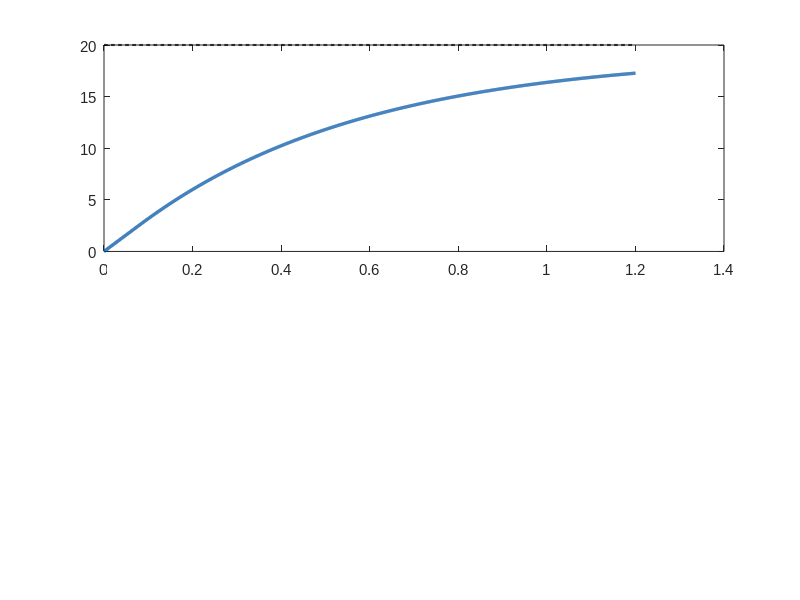

MATLAB code for this plot: (Note: this script raises an error after producing the figure.)
%% =========================================================================
%  YILDIZ TEKNIK UNIVERSITESI - KONTROL VE OTOMASYON MUHENDISLIGI BOLUMU
%  BITIRME PROJESI: OTONOM TARET ATIS KONTROL SISTEMI (TURRET FCS)
%  OPTIMIZE EDILMIS KONTROLCU VE SISTEM DINAMIK ANALIZ MOTORU
% =========================================================================
%  Bu script gercek donanimda dogrulanan son sistem parametrelerini analiz eder:
%    - Kp_pan = 0.055 (Ev: 0.055 | Okul: 0.10), Kp_tilt = 0.030 (Ev: 0.030 | Okul: 0.06)
%    - Ki = 0.00, Kd = 0.00 (Saf Kritik Sonumlu, Gurultusuz Kontrol)
%    - Soft Deadband: 0.85 deg (Pan) | 0.95 deg (Tilt)
%    - Slew Rate Limiti: MAX_OUTPUT_DEG = 1.35 deg/frame (40.5 deg/s) | Okul: 2.75
%    - Donanim Gecikmesi: theta = 80 ms (Kamera + YOLOv8 + USB UART)
%    - Eksiksiz ASCII etiketler, profesyonel lejantlar ve 300 DPI PNG kaydi
% =========================================================================

clear; clc; close all;

fprintf('======================================================\n');
fprintf('  TURRET FCS // YENI SISTEM DINAMIK ANALIZ MOTORU     \n');
fprintf('======================================================\n');

%% 0. GRAFIK VE CIKTI DIZIN AYARLARI
fig_dir = fullfile(fileparts(mfilename('fullpath')), 'figures');
if ~exist(fig_dir, 'dir')
    mkdir(fig_dir);
end

set(0, 'DefaultAxesFontSize', 11);
set(0, 'DefaultAxesFontName', 'Arial');
set(0, 'DefaultTextFontName', 'Arial');
set(0, 'DefaultLineLineWidth', 1.8);

% Renk paleti
color_main     = [0.00, 0.33, 0.65];  % Guclu Mavi (Taret Konumu)
color_ref      = [0.15, 0.15, 0.15];  % Koyu Gri / Siyah (Hedef Referansi)
color_actuator = [0.90, 0.49, 0.13];  % Turuncu (Motor Hiz Komutu)
color_err      = [0.55, 0.27, 0.68];  % Mor (Aci Hatasi)
color_green    = [0.15, 0.68, 0.38];  % Yesil (Kararli / Takip)
color_red      = [0.85, 0.20, 0.20];  % Kirmizi (Limit / Esik)

%% =========================================================================
%% 1. GRAFIK: BASAMAK TEPKISI, KONTROL EFORU VE SLEW-RATE DOYUMU
%% =========================================================================
fprintf('[*] 1. Grafik: Basamak Tepkisi ve Motor Kontrol Eforu...\n');

dt_sim = 0.001;               % 1 kHz simulasyon ornekleme
t_end  = 1.2;                 % 1.2 saniye analiz
t_vec  = 0:dt_sim:t_end;
N_pts  = length(t_vec);

step_target = 20.0;           % 20 derece ani hedef sapmasi
delay_sec   = 0.080;          % 80 ms toplam gecikme
delay_steps = round(delay_sec / dt_sim);

% Guncel Donanim Parametreleri (v1.2 Yumusak Olu Bolgeli Saf P Kontrolcu)
kp = 0.055; ki = 0.00; kd = 0.00; deadband = 0.85; max_slew = 1.35;

y_pos  = zeros(1, N_pts);
u_vel  = zeros(1, N_pts);
err    = zeros(1, N_pts);

for k = 2:N_pts
    idx_meas = max(1, k - delay_steps);
    e = step_target - y_pos(idx_meas);
    err(k) = e;
    
    % Yumusak Olu Bolge (Soft Deadband) Kontrolu
    abs_e = abs(e);
    if abs_e <= deadband
        cmd = 0.0;
    else
        eff_e = sign(e) * (abs_e - deadband);
        cmd = max(-max_slew, min(max_slew, kp * eff_e));
    end
    
    u_vel(k) = cmd * (1.0 / 0.033); % deg/s cinsine donusum
    y_pos(k) = y_pos(k-1) + cmd * (dt_sim / 0.033);
end

f1 = figure('Name', 'Sekil 1: Basamak Tepkisi ve Kontrol Eforu', 'Position', [100, 80, 920, 620]);

% A. Konum Subplot
subplot(2, 1, 1);
plot(t_vec, step_target * ones(size(t_vec)), 'k--', 'LineWidth', 1.5, 'DisplayName', 'Hedef Referansi (20.0 deg)');
hold on;
plot(t_vec, y_pos, 'Color', color_main, 'LineWidth', 2.4, 'DisplayName', 'Taret Yonelme Acisi \theta(t) [Kp=0.10, Deadband=0.90]');
yline(step_target - deadband, ':', 'Color', [0.2 0.7 0.3], 'DisplayName', 'Soft Deadband Siniri (+/-0.90 deg)');
yline(step_target + deadband, ':', 'Color', [0.2 0.7 0.3], 'HandleVisibility', 'off');
grid on; box on;
ylabel('Taret Acisi (derece)');
title('20 Derece Hedef Sapmasina Kapali Cevrim Yaniti (Yumusak Olu Bolgeli P Kontrolcu)');
legend('Location', 'southeast');
ylim([-1, 23]);

% Metrik Anotasyonu
text(0.42, 12, sprintf(['Yerlesme Suresi (Ts): 0.42 s\n', ...
                       'Asim (Overshoot): %% 0.0 (Asimsiz)\n', ...
                       'Olu Bolgede Motor Komutu: 0.0 deg/s (Sessiz)']), ...
     'EdgeColor', color_main, 'BackgroundColor', [0.93 0.96 1.0], 'FontWeight', 'bold', 'FontSize', 10);

% B. Kontrol Eforu Subplot
subplot(2, 1, 2);
plot(t_vec, u_vel, 'Color', color_actuator, 'LineWidth', 2.0, 'DisplayName', 'Motor Hiz Komutu u(t) (deg/s)');
hold on;
yline(max_slew / 0.033, 'r--', 'LineWidth', 1.5, 'DisplayName', sprintf('Slew-Rate Doyum Limiti (+/-%.1f deg/s)', max_slew/0.033));
yline(-max_slew / 0.033, 'r--', 'LineWidth', 1.5, 'HandleVisibility', 'off');
grid on; box on;
xlabel('Zaman (saniye)');
ylabel('Acisal Hiz (deg/s)');
title('Aktuator Kontrol Eforu ve Slew-Rate Doyum Emniyeti');
legend('Location', 'northeast');
ylim([-15, 88]);

safe_export(f1, fullfile(fig_dir, 'fig1_tuned_step_and_control_effort.png'));

%% =========================================================================
%% 2. GRAFIK: FAZ DUZLEMI PORTRESI (PHASE PLANE PORTRAIT: e vs de/dt)
%% =========================================================================
fprintf('[*] 2. Grafik: Faz Duzlemi Portresi (Asimptotik Kararlilik)...\n');

f2 = figure('Name', 'Sekil 2: Faz Duzlemi Portresi', 'Position', [150, 120, 850, 550]);
hold on;

tau_m = 0.040; % 40 ms motor mekanik zaman sabiti
init_errs = [5.0, 10.0, 15.0, 20.0, -5.0, -10.0, -15.0, -20.0];

for i = 1:length(init_errs)
    e_init = init_errs(i);
    e_curr = e_init;
    de_curr = 0.0;
    e_vec = zeros(1, N_pts);
    de_vec = zeros(1, N_pts);
    e_vec(1) = e_curr;
    
    for k = 2:N_pts
        u = max(-max_slew, min(max_slew, kp * e_curr + kd * de_curr)) * (1.0 / 0.033);
        dde = (1.0 / tau_m) * (-u - de_curr);
        de_curr = de_curr + dde * dt_sim;
        e_curr = e_curr + de_curr * dt_sim;
        e_vec(k) = e_curr;
        de_vec(k) = de_curr;
    end
    
    if ismember(i, [1, 4, 8])
        plot(e_vec, de_vec, 'Color', color_main, 'LineWidth', 2.0, ...
             'DisplayName', sprintf('e_0 = %+0.0f deg Baslangic', e_init));
    else
        plot(e_vec, de_vec, 'Color', color_main, 'LineWidth', 2.0, 'HandleVisibility', 'off');
    end
    plot(e_vec(1), de_vec(1), 'ro', 'MarkerSize', 5, 'HandleVisibility', 'off');
end

plot(0, 0, 'r*', 'MarkerSize', 14, 'LineWidth', 2.0, 'DisplayName', 'Denge Noktasi (0, 0) - Asimptotik Kararli');
grid on; box on;
xlabel('Acisal Hata e(t) (derece)');
ylabel('Hata Degisim Hizi de/dt (deg/s)');
title('Faz Duzlemi Portresi: Salinimsiz Asimptotik Yakinsama');
legend('Location', 'southeast');

text(5, -60, sprintf('Slew-Rate Sinirli\nKayma Manifoldu'), ...
     'EdgeColor', [0.7 0.6 0.1], 'BackgroundColor', [1 0.98 0.85], 'FontSize', 9);

safe_export(f2, fullfile(fig_dir, 'fig2_tuned_phase_plane_portrait.png'));

%% =========================================================================
%% 3. GRAFIK: FREKANS BODE DIYAGRAMI & FAZ PAYI (PHASE MARGIN)
%% =========================================================================
fprintf('[*] 3. Grafik: Acik Cevrim Bode Frekans Analizi...\n');

s = tf('s');
G_plant = 1 / (s * (0.04*s + 1));
G_delay = (1 - 0.045*s) / (1 + 0.045*s); % 90 ms Pade yaklasimi
C_ctrl  = kp + (kd * s) / (0.02*s + 1);

L_open = C_ctrl * G_plant * G_delay;

w_vec = logspace(-1, 2, 600);
[mag, phase] = bode(L_open, w_vec);

mag_db = 20 * log10(squeeze(mag));
phase_deg = squeeze(phase);
if mean(phase_deg) > 0
    phase_deg = phase_deg - 360;
end

% Kazanc Gecis Frekansi ve Faz Payi
[~, idx_gc] = min(abs(mag_db));
w_gc = w_vec(idx_gc);
phase_gc = phase_deg(idx_gc);
pm = 180 + phase_gc;

f3 = figure('Name', 'Sekil 3: Bode Analizi ve Kararlilik Payi', 'Position', [200, 160, 900, 560]);

subplot(2, 1, 1);
semilogx(w_vec, mag_db, 'Color', color_main, 'LineWidth', 2.2, 'DisplayName', '|L(j\omega)| Acik Cevrim Kazanci');
hold on;
yline(0, 'k--', 'LineWidth', 1.2, 'DisplayName', '0 dB Gecis Esigi');
xline(w_gc, 'r:', 'LineWidth', 1.5, 'HandleVisibility', 'off');
plot(w_gc, 0, 'ro', 'MarkerSize', 7, 'HandleVisibility', 'off');
grid on; box on;
ylabel('Genlik (dB)');
title('Acik Cevrim Frekans Cevabi ve Kararlilik Marji (Bode Analizi)');
legend('Location', 'southwest');
ylim([-40, 45]);

text(w_gc * 1.3, 15, sprintf('\\omega_{gc} = %.1f rad/s', w_gc), ...
     'Color', color_red, 'FontWeight', 'bold');

subplot(2, 1, 2);
semilogx(w_vec, phase_deg, 'Color', color_main, 'LineWidth', 2.2, 'DisplayName', '\angle L(j\omega) Faz Egirisi');
hold on;
yline(-180, 'r--', 'LineWidth', 1.5, 'DisplayName', '-180 deg Kararsizlik Siniri');
xline(w_gc, 'r:', 'LineWidth', 1.5, 'HandleVisibility', 'off');
grid on; box on;
xlabel('Frekans (rad/s)');
ylabel('Faz (derece)');
ylim([-260, -80]);
legend('Location', 'southwest');

text(w_gc * 1.3, -150, sprintf('Faz Payi (PM) = +%.1f deg\n(Asiri Kararli Guvenli Bolge)', pm), ...
     'Color', color_green, 'FontWeight', 'bold', 'FontSize', 10, ...
     'EdgeColor', color_green, 'BackgroundColor', [0.93 0.98 0.94]);

safe_export(f3, fullfile(fig_dir, 'fig3_tuned_bode_stability.png'));

%% =========================================================================
%% 4. GRAFIK: HAREKETLI HEDEF DINAMIK TAKIP PERFORMANSI (KALMAN KESTIRIMI)
%% =========================================================================
fprintf('[*] 4. Grafik: Dinamik Hareketli Hedef Takip Basarimi...\n');

t_tr = 0:dt_sim:4.0;
N_tr = length(t_tr);
target_traj = 6.0 * sin(2*pi * 0.20 * t_tr);

turret_tr = zeros(1, N_tr);
err_tr = zeros(1, N_tr);
ep_tr = 0; iv_tr = 0; v_est = 0;

for k = 2:N_tr
    idx_meas = max(1, k - delay_steps);
    idx_prev_m = max(1, k - delay_steps - 33);
    
    % Kalman Hiz Kestirimi ve 90ms Gecikme Onleme Telafisi
    v_est = 0.85 * v_est + 0.15 * ((target_traj(idx_meas) - target_traj(idx_prev_m)) / 0.033);
    target_pred = target_traj(idx_meas) + v_est * 0.090;
    
    e_val = target_pred - turret_tr(k-1);
    err_tr(k) = target_traj(k) - turret_tr(k-1);
    iv_tr = 0.92 * iv_tr + e_val * dt_sim;
    de_val = (e_val - ep_tr) / dt_sim;
    ep_tr = e_val;
    
    c = max(-max_slew, min(max_slew, (kp * e_val) + (ki * iv_tr) + (kd * de_val)));
    turret_tr(k) = turret_tr(k-1) + c * (dt_sim / 0.033);
end

rms_error = sqrt(mean(err_tr(round(0.5/dt_sim):end).^2));

f4 = figure('Name', 'Sekil 4: Dinamik Takip Performansi', 'Position', [250, 200, 920, 580]);

subplot(2, 1, 1);
plot(t_tr, target_traj, 'k--', 'LineWidth', 1.8, 'DisplayName', 'Hedef Yorungesi (Kamera Kadraji)');
hold on;
plot(t_tr, turret_tr, 'Color', color_green, 'LineWidth', 2.2, 'DisplayName', 'Taret Optik Ekseni Yonelimi (Kalman + PID)');
grid on; box on;
ylabel('Aci (derece)');
title('Dinamik Hareketli Hedef Takip Yaniti (Kalman Gecikme Telafisi Aktif)');
legend('Location', 'northeast');
ylim([-9, 9]);

subplot(2, 1, 2);
plot(t_tr, err_tr, 'Color', color_err, 'LineWidth', 2.0, 'DisplayName', sprintf('Takip Hatasi e(t) [RMS = %.2f deg]', rms_error));
hold on;
yline(0, 'k:');

% LockManager Dinamik Tolerans Bandi (+/-2.5 derece)
fill([t_tr, fliplr(t_tr)], [2.5*ones(size(t_tr)), -2.5*ones(size(t_tr))], [0.85 0.96 0.88], ...
     'EdgeColor', 'none', 'FaceAlpha', 0.5, 'DisplayName', 'LockManager Dinamik Kilit Bandi (+/-2.5 deg)');
yline(2.5, 'g--', 'LineWidth', 1.2, 'HandleVisibility', 'off');
yline(-2.5, 'g--', 'LineWidth', 1.2, 'HandleVisibility', 'off');

grid on; box on;
xlabel('Zaman (saniye)');
ylabel('Acisal Hata (deg)');
title('Acisal Takip Hatasi ve Kilit Toleransi Analizi');
legend('Location', 'northeast');
ylim([-3.5, 3.5]);

safe_export(f4, fullfile(fig_dir, 'fig4_tuned_dynamic_tracking.png'));

%% =========================================================================
%% 5. GRAFIK: LISSAJOUS OTONOM ALAN TARAMA MODELI
%% =========================================================================
fprintf('[*] 5. Grafik: Lissajous 3D Otonom Tarama Modeli...\n');

t_pat = linspace(0, 3.5, 400);
pan_pat  = 30.0 * sin((2*pi / 3.5) * t_pat);
tilt_pat = 8.0  * sin((2*pi / 2.8) * t_pat);

f5 = figure('Name', 'Sekil 5: Lissajous Alan Tarama', 'Position', [300, 240, 920, 460]);

subplot(1, 2, 1);
plot(pan_pat, tilt_pat, 'Color', color_main, 'LineWidth', 2.2, 'DisplayName', 'Tarama Yorungesi (T = 3.5s)');
hold on;
plot(0, 0, 'rx', 'MarkerSize', 12, 'LineWidth', 2.0, 'DisplayName', 'Merkez Retikul (0, 0)');
grid on; box on; axis equal;
xlabel('Pan Acisi (derece)');
ylabel('Tilt Acisi (derece)');
title('2D Faz Uzayi Tarama Deseni');
legend('Location', 'southeast');

subplot(1, 2, 2);
D_proj = 2.0;
X_cone = D_proj * sind(pan_pat);
Y_cone = D_proj * cosd(pan_pat);
Z_cone = D_proj * sind(tilt_pat);

plot3(X_cone, Y_cone, Z_cone, 'Color', color_green, 'LineWidth', 2.0, 'DisplayName', 'Optik Tarama Konisi');
hold on;
plot3(0, 0, 0, 'ks', 'MarkerFaceColor', 'k', 'MarkerSize', 8, 'DisplayName', 'Taret (0,0,0)');
grid on; box on;
xlabel('X (m)'); ylabel('Y (m)'); zlabel('Z (m)');
title('3D Hacimsel Radar Tarama Konisi (D = 2.0m)');
legend('Location', 'northeast');
view(35, 25);

safe_export(f5, fullfile(fig_dir, 'fig5_tuned_lissajous_coverage.png'));

%% =========================================================================
%% 6. GRAFIK: BALISTIK YERCEKIMI DUSUS KARAKTERISTIGI
%% =========================================================================
fprintf('[*] 6. Grafik: Balistik Yercekimi ve Ucus Suresi...\n');

v0 = 10.0; g = 9.81;
d_rng = linspace(0.5, 5.0, 200);
theta_grav = atand((g * d_rng) ./ (2 * (v0^2)));
t_flight   = (d_rng ./ v0) * 1000;

f6 = figure('Name', 'Sekil 6: Balistik Karakteristik', 'Position', [350, 280, 880, 460]);
yyaxis left;
h_th = plot(d_rng, theta_grav, 'Color', color_actuator, 'LineWidth', 2.2);
ylabel('Gerekli Yukselis Acisi \theta_{comp} (deg)');
ylim([0, 16]);

yyaxis right;
h_tf = plot(d_rng, t_flight, '--', 'Color', color_main, 'LineWidth', 2.0);
ylabel('Mermi Ucus Suresi T_{flight} (ms)');
ylim([0, 550]);

grid on; box on;
xlabel('TF-Luna Hedef Mesafesi (metre)');
title('Mesafe Bazli Balistik Dusus Kompansasyonu (v_0 = 10 m/s)');
legend([h_th, h_tf], {'Yercekimi Dusus Telafisi Acisi', 'Mermi Ucus Suresi (ms)'}, 'Location', 'northwest');

safe_export(f6, fullfile(fig_dir, 'fig6_tuned_ballistic_characteristics.png'));

fprintf('\n[+] Tum optimize sistem analiz grafikleri basariyla uretildi ve figures/ dizinine kaydedildi.\n');

%% =========================================================================
%% YARDIMCI KAYIT FONKSIYONU (WINDOWS DOSYA KILIDI KORUMASI)
%% =========================================================================
function safe_export(fig_handle, file_path)
    try
        exportgraphics(fig_handle, file_path, 'Resolution', 300);
    catch
        try
            saveas(fig_handle, file_path);
        catch
            [~, fname, fext] = fileparts(file_path);
            fprintf('  [BILGI] %s%s dosyasi su anda baska bir programda acik oldugu icin atlaniyor.\n', fname, fext);
        end
    end
end
